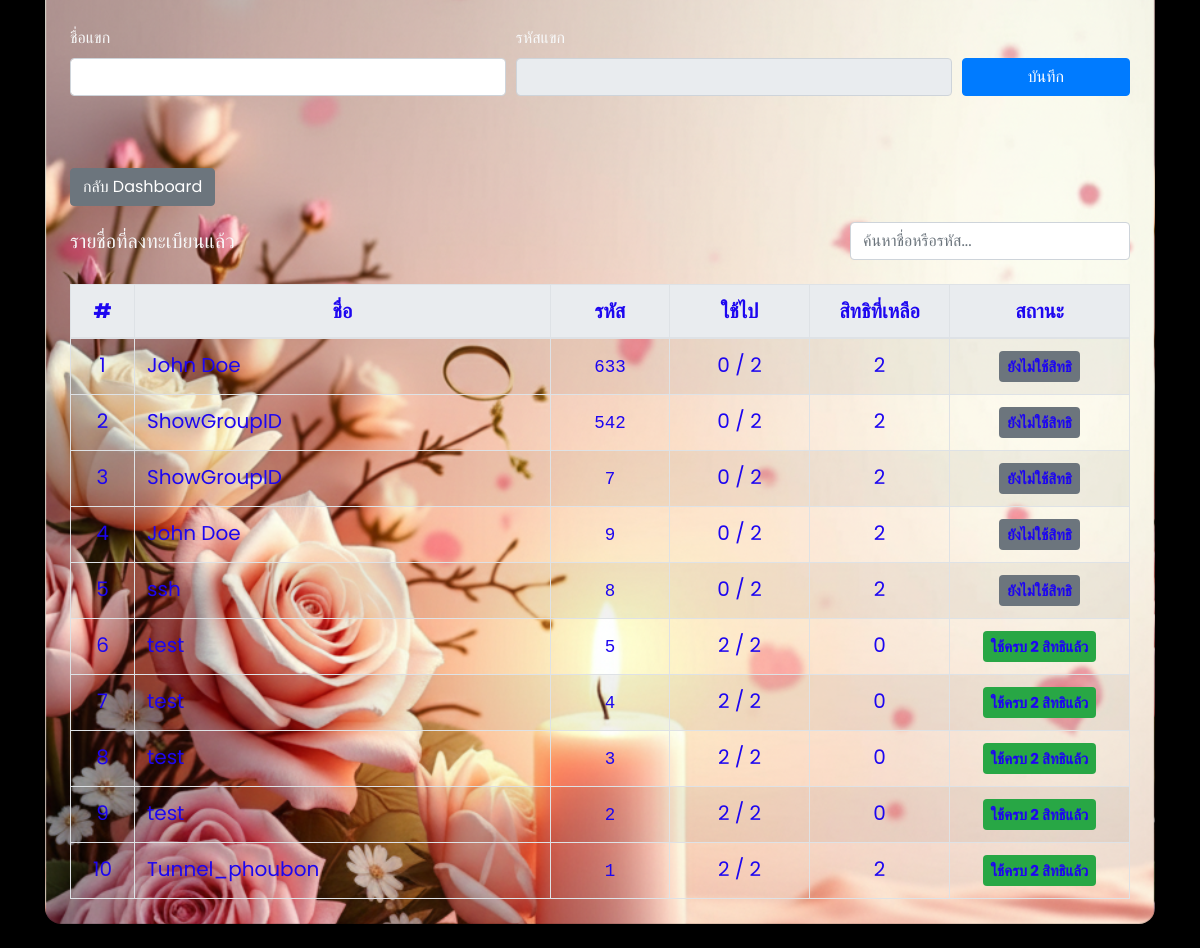
The page /index.php/register on the database its author committed.
### tables this page shows
CREATE TABLE guests (
  id TEXT PRIMARY KEY,
  name TEXT NOT NULL,
  code TEXT NOT NULL UNIQUE,
  credits_remaining INTEGER NOT NULL DEFAULT 2,
  created_at TEXT NOT NULL DEFAULT (datetime('now'))
);

### application/controllers/Register.php (called while the page is built, shortened)
<?php if ( ! defined('BASEPATH')) exit('No direct script access allowed');
class Register extends CI_Controller {
  public function index(){
    $guests = $this->Guest_model->all_with_stats();
    $data = compact('guests');
    $this->load->view('register', $data);
  }
}

### index.php (called while the page is built, shortened)
<?php
require_once BASEPATH.'core/CodeIgniter.php';

### application/models/Guest_model.php (called while the page is built, shortened)
<?php if ( ! defined('BASEPATH')) exit('No direct script access allowed');
class Guest_model extends CI_Model {
public function all_with_stats(){
  $sql = "
    SELECT g.*,
           COUNT(d.id) AS picked
    FROM guests g
    LEFT JOIN donations d ON d.guest_id = g.id
    GROUP BY g.id
    ORDER BY g.created_at DESC
  ";
  return $this->db->query($sql)->result();
}
}

### application/views/register.php (the view, shortened to what this page needs)
<div class="card p-4">
  <form method="post" class="mb-4">
    <div class="form-row">
      <div class="form-group col-md-5">
        <label>ชื่อแขก</label>
        <input type="text" name="name" id="guestName" class="form-control" required>
      </div>
      <div class="form-group col-md-5">
        <label>รหัสแขก</label>
        <input type="text" name="code" id="guestCode" class="form-control" required readonly>
      </div>
      <div class="form-group col-md-2 d-flex align-items-end">
        <button type="submit" class="btn btn-primary btn-block">บันทึก</button>
      </div>
    </div>
  </form>
  <div class="mt-3">
    <a href="<?= site_url('dashboard') ?>" class="btn btn-secondary">กลับ Dashboard</a>
  </div>
  <div class="d-flex justify-content-between align-items-center mb-2">
    <h5 class="mb-0">รายชื่อที่ลงทะเบียนแล้ว</h5>
    <input id="guestSearch" class="form-control" placeholder="ค้นหาชื่อหรือรหัส..." style="max-width:280px;">
  </div>
  <div class="table-responsive">
    <table class="table table-hover  table-striped black-table table-bordered mb-0" id="guestTable">
      <thead class="thead-light">
        <tr class="text-center">
          <th style="width:64px;">#</th>
          <th>ชื่อ</th>
          <th>รหัส</th>
          <th style="width:140px;">ใช้ไป</th>
          <th style="width:140px;">สิทธิที่เหลือ</th>
          <th style="width:180px;">สถานะ</th>
        </tr>
      </thead>
      <tbody>
        <?php
          $i = 1;
          foreach($guests as $g):
            $picked = (int)$g->picked;
            $left   = (int)$g->credits_remaining;
            $status = 'ยังไม่ใช้สิทธิ';
            $badge  = 'secondary';
            if ($picked >= 2 || $left <= 0) { $status = 'ใช้ครบ 2 สิทธิแล้ว'; $badge='success'; }
            elseif ($picked >= 1 || $left < 2) { $status = 'ใช้สิทธิบางส่วน'; $badge='warning'; }
        ?>
        <tr>
          <td class="text-center"><?= $i++ ?></td>
          <td><?= htmlspecialchars($g->name) ?></td>
          <td class="text-center"><code><?= htmlspecialchars($g->code) ?></code></td>
          <td class="text-center"><?= $picked ?> / 2</td>
          <td class="text-center"><?= $left ?></td>
          <td class="text-center"><span class="badge badge-<?= $badge ?> p-2"><?= $status ?></span></td>
        </tr>
        <?php endforeach; ?>
      </tbody>
    </table>
  </div>
</div>
<?php $content = ob_get_clean(); include __DIR__.'/layout.php'; ?>

### application/views/layout.php (shortened to what this page needs)
<!doctype html>
<html lang="th">
<head>
  <link rel="stylesheet" href="https://maxcdn.bootstrapcdn.com/bootstrap/4.5.2/css/bootstrap.min.css">
  <link rel="stylesheet" type="text/css" href="<?= base_url('assets/css/custom.css') ?>">
  <link rel="stylesheet" type="text/css" href="<?= base_url('assets/css/style.css') ?>">
</head>
  <body class="text-light" style="background-color: #000;">
  <div id="particles-js"></div>
  <div class="container py-4">
    <?= $content ?>
  </div>
</body>
</html>

### assets/css/custom.css (style rules this page uses)
:root { --size: 200px; --ring: 14px; --c1: #00e5ff; --c2: #00b7ff; --bg1:#0066cc; --bg2:#003366; }
body { display:grid; place-items:center; min-height:100vh; background:#111; margin:0; font-family:system-ui, Arial, sans-serif; }
.card, .card-body, .p-4 { background-color: transparent !important; }
.black-table, .black-table th, .black-table td { font-size: 20px !important; line-height: 1.4; color: #1d06f0 !important; }
.black-table .badge, .black-table code { color: #1d06f0 !important; }

### assets/css/style.css (style rules this page uses)
* { margin: 0; padding: 0; font-family: 'Poppins', sans-serif; box-sizing: border-box; }
body { height: 100vh; display: flex; justify-content: center; align-items: center; background: #000; overflow: hidden; }
#particles-js { position: absolute; width: 100%; height: 100%; z-index: 1; }
button { width: 100%; padding: 10px; background: transparent; border: 1px solid #0ff; border-radius: 25px; color: #0ff; font-weight: bold; cursor: pointer; transition: 0.3s; }

### application/views/layout.php (style rules this page uses)
#particles-js { position: fixed; top: 0; left: 0; width: 100%; height: 100%; z-index: -1; pointer-events: none; }

### rows shown on the page
guests: name "John Doe", code "633", picked "0", credits_remaining "2", status "ยังไม่ใช้สิทธิ"
guests: name "ShowGroupID", code "542", picked "0", credits_remaining "2", status "ยังไม่ใช้สิทธิ"
guests: name "ShowGroupID", code "7", picked "0", credits_remaining "2", status "ยังไม่ใช้สิทธิ"
guests: name "John Doe", code "9", picked "0", credits_remaining "2", status "ยังไม่ใช้สิทธิ"
guests: name "ssh", code "8", picked "0", credits_remaining "2", status "ยังไม่ใช้สิทธิ"
guests: name "test", code "5", picked "2", credits_remaining "0", status "ใช้ครบ 2 สิทธิแล้ว"
guests: name "test", code "4", picked "2", credits_remaining "0", status "ใช้ครบ 2 สิทธิแล้ว"
guests: name "test", code "3", picked "2", credits_remaining "0", status "ใช้ครบ 2 สิทธิแล้ว"
guests: name "test", code "2", picked "2", credits_remaining "0", status "ใช้ครบ 2 สิทธิแล้ว"
guests: name "Tunnel_phoubon", code "1", picked "2", credits_remaining "2", status "ใช้ครบ 2 สิทธิแล้ว"
